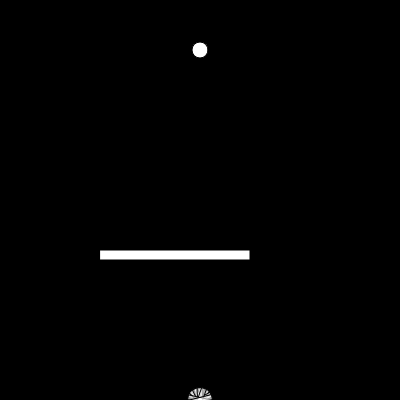
Frame 1 (no input)
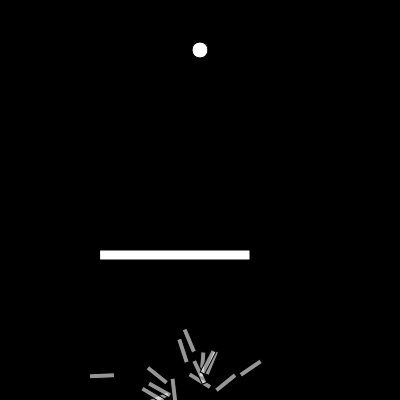
Frame 60 (no input)
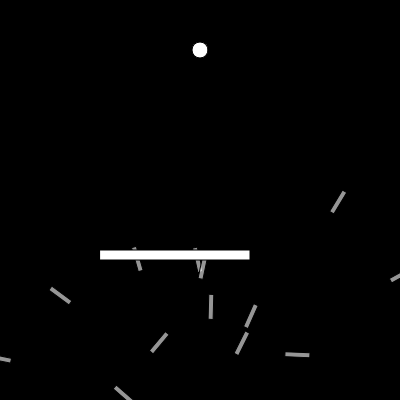
Frame 120 (the mouse pressed at the canvas centre since frame 60)

The p5.js sketch that drew these frames (run headless with seeded random() and noise() and a simulated clock; from frame 60 on, the mouse is pressed at the canvas centre):

// p5.js sketch
// ── sketch.js
var population;
var count = 0;  // tracks how long the rocket has lived
var lifespan = 400;
var lifeP;
var target;

var rx = 100
var ry = 250
var rw = 150;
var rh = 10;

function setup(){
    createCanvas(400,400);
    population = new Population(25);
    lifeP = createP();
    target = createVector(width/2, 50);
}

function draw(){
    background(0);
    population.run();
    lifeP.html(count);
    count++;
    if (count == lifespan){
        population.evaluate();
        population.selection();
        count = 0;
    }

    fill(255);
    rect(rx, ry, rw, rh);

    ellipse(target.x, target.y, 16, 16);
}

function Population(siz){
    this.rockets = [];
    this.matingpool = [];
    this.popsize = siz;

    for (let i=0; i<this.popsize; i++){
        this.rockets[i] = new Rocket();
    }
    
    // The actual genetic algorithm part
    this.evaluate = function(){
        var maxfit = 0;
        for (let i = 0; i<this.popsize; i++){
            this.rockets[i].calcFitness();
            if (this.rockets[i].fitness > maxfit){
                maxfit = this.rockets[i].fitness;
            }
        }

        // normalise fitness
        for (let i = 0; i<this.popsize; i++){
            this.rockets[i].fitness /= maxfit;
        }

        this.matingpool = [];

        /* Place more of the rockets with higher
         *  fitness into the mating pool
         */
        for (let i = 0; i<this.popsize; i++){
            var n = this.rockets[i].fitness * 100;
            for (let j = 0; j<n; j++){
                this.matingpool.push(this.rockets[i]);
            }
        }

    }

    // creates a new child rocket
    this.selection = function(){
        var newRockets = [];
        for (let i=0; i<this.rockets.length; i++){
            var parentA = random(this.matingpool).dna;
            var parentB = random(this.matingpool).dna;
            var child = parentA.crossover(parentB);
            child.mutation();
            newRockets[i] = new Rocket(child);
        }
        this.rockets = newRockets;
    }

    this.run = function(){
        for (let i = 0; i<this.popsize; i++){
            this.rockets[i].update();
            this.rockets[i].show();
        }
    }
}

function DNA(genes){
    if (genes){
        this.genes = genes;
    } else {
        this.genes = [];
        for (let i= 0; i<lifespan; i++){
            this.genes[i] = (p5.Vector.random2D());
            this.genes[i].setMag(0.2);
        }
    }

    this.crossover = function(partner){
        var newgenes = [];
        var mid = floor(random(this.genes.length));
        for (let i=0; i<this.genes.length; i++){
            if (i > mid){
                newgenes[i] = this.genes[i];
            } else {
                newgenes[i] = partner.genes[i];
            }
        }
        return new DNA(newgenes);
    }

    this.mutation = function (){
        for (let i = 0; i < this.genes.length; i++){
            if (random(i) < 0.01){
                this.genes[i] = p5.Vector.random2D();
                this.genes[i].setMag(0.2);
            }
        }
    }
}

function Rocket(dna){
    this.pos = createVector(width/2, height);
    this.vel = createVector();
    this.acc = createVector();
    this.age = 0;
    this.completed = false;
    this.crashed = false;
    if (dna){
        this.dna = dna;
    } else {
        this.dna = new DNA();
    }
    
    this.calcFitness = function(){
        var d = dist(this.pos.x, this.pos.y, target.x, target.y);
        // invert dist to get fitness
        this.fitness = map(d, 0, width, width, 0);
        if (this.completed){
            this.fitness *= 5;
        }
        if (this.crashed){
            this.fitness /= 5;
        }
    }

    this.applyForce = function(force){
        this.acc.add(force);
    }

    this.update = function(){

        var d = dist(this.pos.x, this.pos.y, target.x, target.y);
        if (d < 10){
            this.completed = true;
        }

        if ((this.pos.x > rx && this.pos.x < rx+rw && 
            this.pos.y > ry && this.pos.y < ry +rh) ||
            this.pos.x > width || this.pos.x < 0){

            this.crashed = true;

        }

        if (!this.completed && !this.crashed){
            this.applyForce(this.dna.genes[count])
            this.vel.add(this.acc);
            this.pos.add(this.vel);
            this.acc.mult(0);
        }
    }


    this.show = function(){
        push();
        fill(255, 150);
        translate(this.pos.x, this.pos.y);
        rotate(this.vel.heading());
        rectMode(CENTER);
        rect(0, 0, 25, 5); 
        pop();
    }
}

// ── rocket.html
<html>
  <head>
    <script src="https://cdnjs.cloudflare.com/ajax/libs/p5.js/0.7.2/p5.js"></script>
     <script language="javascript" src="https://cdnjs.cloudflare.com/ajax/libs/p5.js/0.6.1/addons/p5.dom.js"></script>
    <script src="sketch.js"></script>
  </head>
  <body>
  </body>
</html>
